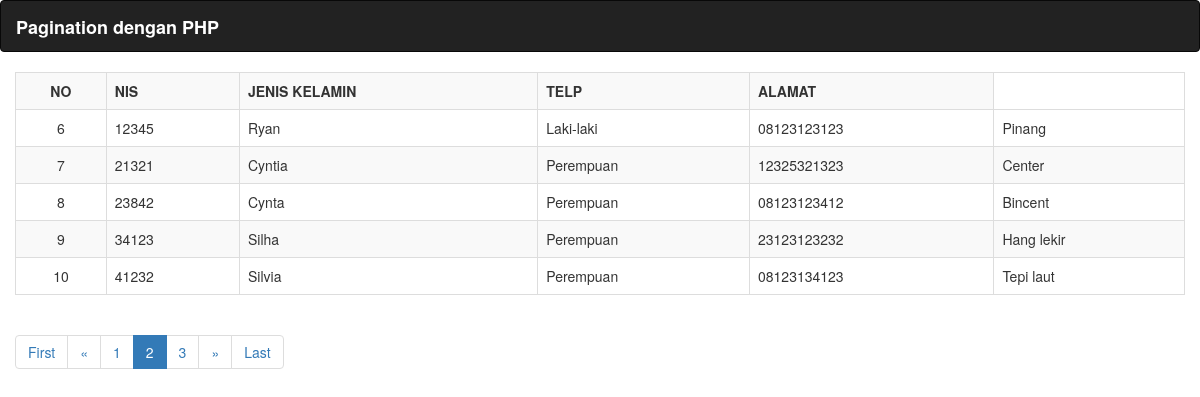
The app's page /index.php?page=2 with its own data.
### tables this page shows
CREATE TABLE IF NOT EXISTS `siswa` (
  `nis` varchar(11) NOT NULL,
  `nama` varchar(50) NOT NULL,
  `jenis_kelamin` varchar(10) NOT NULL,
  `telp` varchar(15) NOT NULL,
  `alamat` text NOT NULL,
  PRIMARY KEY (`nis`)
);

### index.php (the view, shortened to what this page needs)
<!DOCTYPE html>
<html lang="en">
<head>
    <mta http-equiv="X-UA-Compatible" content="IE=edge">
    <link href="css/bootstrap.min.css" rel="stylesheet">
</head>
<body>
    <nav class="navbar navbar-inverse" role="navigation">
        <div class="container-fluid">
            <div class="navbar-header">
                <a class="navbar-brand" href="#" style="color: white;"><b>Pagination dengan PHP</b></a>
            </div>
        </div>
    </nav>
    <div style="padding: 0 15px;">
        <div class="table-responsive">
            <table class="table table-bordered table-striped table-hover">
                <tr>
                    <th class="text-center">NO</th>
                    <th>NIS</th>
                    <th>JENIS KELAMIN</th>
                    <th>TELP</th>
                    <th>ALAMAT</th>
                </tr>
                <?php
                include "koneksi.php";
                $page = (isset($_GET['page'])) ? $_GET['page'] : 1;
                $limit = 5;
                $limit_start = ($page - 1) * $limit;
                $sql = $pdo->prepare("SELECT * FROM siswa LIMIT ".$limit_start.",".$limit);
                $sql->execute();
                $no = $limit_start + 1;
                while ($data = $sql->fetch()) {
                ?>
                    <tr>
                        <td class="align-middle text-center"><?php echo $no; ?></td>
                        <td class="align-middle"><?php echo $data['nis']; ?></td>
                        <td class="align-middle"><?php echo $data['nama']; ?></td>
                        <td class="align-middle"><?php echo $data['jenis_kelamin']; ?></td>
                        <td class="align-middle"><?php echo $data['telp']; ?></td>
                        <td class="align-middle"><?php echo $data['alamat']; ?></td>
                    </tr>
                <?php
                $no++;
                }
                ?>
            </table>
        <div>
        <ul class="pagination">
            <?php
            if ($page == 1) {
            ?>
                <li class="disabled"><a href="#">First</a></li>
                <li class="disabled"><a href="#">&laquo;</a></li>
            <?php
            } else {
                $link_prev = ($page > 1) ? $page - 1 : 1;
            ?>
                <li><a href="index.php?page=1">First</a></li>
                <li><a href="index.php?page=<?php echo $link_prev; ?>">&laquo;</a></li>
            <?php
            }
            ?>
            <?php
            $sql2 = $pdo->prepare("SELECT COUNT(*) AS jumlah FROM siswa");
            $sql2->execute();
            $get_jumlah = $sql2->fetch();
            $jumlah_page = ceil($get_jumlah['jumlah'] / $limit);
            $jumlah_number = 3;
            $start_number = ($page > $jumlah_number) ? $page - $jumlah_number : 1;
            $end_number = ($page < ($jumlah_page - $jumlah_number)) ? $page + $jumlah_number : $jumlah_page;
            for ($i = $start_number; $i <= $end_number; $i++) {
                $link_active = ($page == $i) ? 'class="active"' : '';
            ?>
                <li <?php echo $link_active; ?>><a href="index.php?page=<?php echo $i; ?>"><?php echo $i; ?></a></li>
            <?php
            }
            ?>
            <?php
            if ($page == $jumlah_page) {
            ?>
                <li class="disabled"><a href="#">&raquo;</a></li>
                <li class="disabled"><a href="#">Last</a></li>
            <?php
            } else {
                $link_next = ($page < $jumlah_page) ? $page + 1 : $jumlah_page;
            ?>
                <li><a href="index.php?page=<?php echo $link_next; ?>">&raquo;</a></li>
                <li><a href="index.php?page=<?php echo $jumlah_page; ?>">Last</a></li>
            <?php
            }
            ?>
        </ul>
    </div>
</body>
</html>

### index.php (style rules this page uses)
.align-middle { vertical-align: middle !important; }

### records on screen
siswa: nis "12345", nama "Ryan", jenis_kelamin "Laki-laki", telp "08123123123", alamat "Pinang"
siswa: nis "21321", nama "Cyntia", jenis_kelamin "Perempuan", telp "12325321323", alamat "Center"
siswa: nis "23842", nama "Cynta", jenis_kelamin "Perempuan", telp "08123123412", alamat "Bincent"
siswa: nis "34123", nama "Silha", jenis_kelamin "Perempuan", telp "23123123232", alamat "Hang lekir"
siswa: nis "41232", nama "Silvia", jenis_kelamin "Perempuan", telp "08123134123", alamat "Tepi laut"
